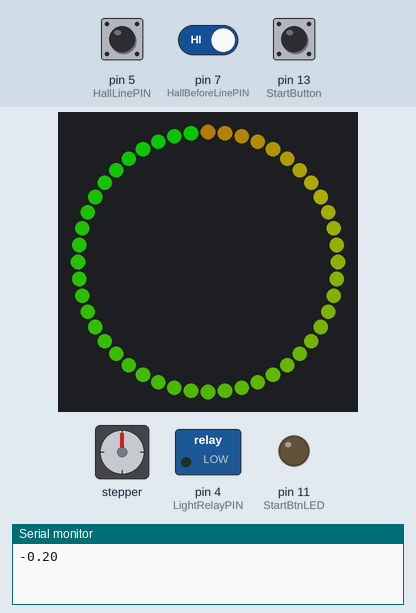
A sketch run on a simulated Arduino Uno, built with avr-gcc and run on an emulated ATmega328P. On the bench: 48 RGB LEDs in a ring, first at the top, clockwise, stepper motor, switched loads named in the sketch (green lamp = pin HIGH), output pins drawn as LEDs (lit = HIGH), the last lines printed to the serial monitor. The test bench sets the inputs (shaded band); at power-on: pin 5 (HallLinePIN) HIGH, pin 7 (HallBeforeLinePIN) HIGH, pin 13 (StartButton) LOW. Dim RGB values are drawn brighter than linear; the strip is taken to match the declared colour order; stepper angles assume 100 steps per turn.

Above: at 2.2 s.
2.3 s: pin 5 (HallLinePIN) driven LOW
At 2.67 s:
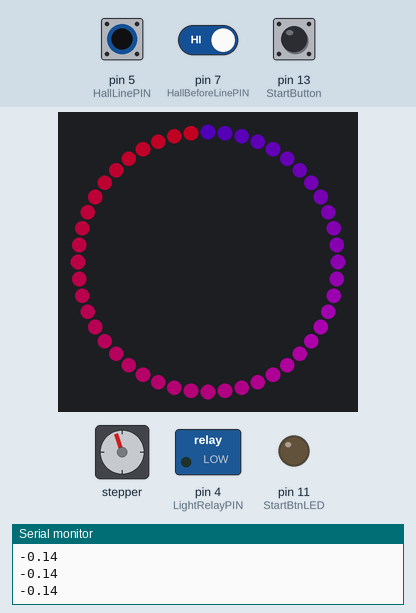
7.8 s: pin 5 (HallLinePIN) pulsed HIGH 2 times (0.12 s each, 0.3 s apart)
At 8.45 s:
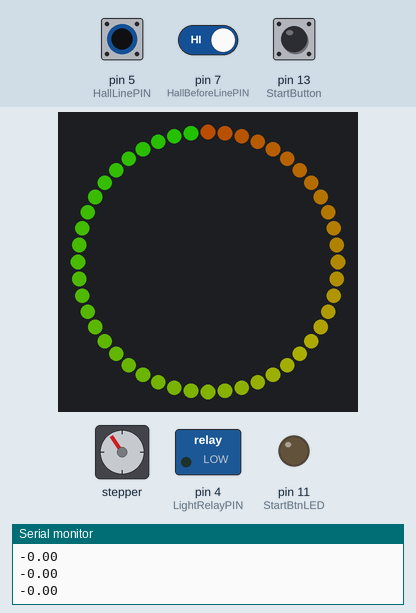
11.0 s: pin 7 (HallBeforeLinePIN) driven LOW
At 11.17 s:
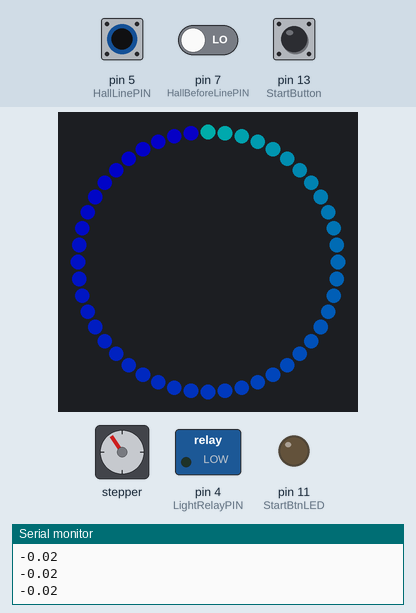
Timing chart, 0 to 17.1 s (numbered marks = the images above; inputs shaded):
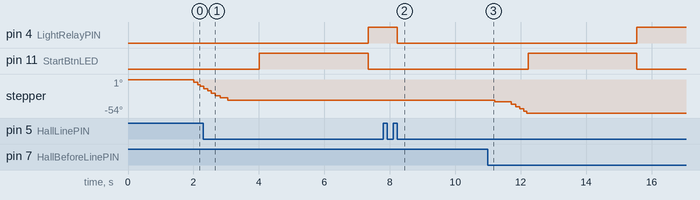

Measured:
- after the input at 2.3 s, pin 4 (LightRelayPIN): LOW → HIGH after 5.0 s; pin 11 (StartBtnLED): LOW → HIGH after 1.7 s, → LOW 3.3 s later
- after the input at 7.8 s, pin 4 (LightRelayPIN): HIGH → LOW after 0.42 s; the LEDs: first differ from a run without the input after 0.50 s (image 2)

The sketch:

Solar_Car.ino
```cpp
#include "stepperControlAdafruit.h"
#include <Adafruit_NeoPixel.h>
#include <Wire.h>
#include <Adafruit_MotorShield.h>

#define LEDRingPIN 6
#define HallLinePIN 5
#define HallBeforeLinePIN 7
#define LightRelayPIN 4
#define StartButton 13
#define StartBtnLED 11

#define BRIGHTNESS 100
#define NUM_LEDS 48

const int timeToRace = 30000;   // in millisec, time you have to complete race.
int lapsToWin = 2; // The number of laps to be completed for win (choose 1 or 2).

Adafruit_NeoPixel strip = Adafruit_NeoPixel(NUM_LEDS, LEDRingPIN, NEO_RGB + NEO_KHZ800);

//steps per rev, which port, and max RPM
stepper motor(100,2,30);

int resetting = 1, racing = 0, hasWon = 1, ledState=0; // flags
int lapCounter;
int timingIndexLED;
unsigned long startMillis=0, previousTimingMillis, previousBlinkMillis, currentMillis=0;
long timeElapsed = 0; //used to measure the time elapsed during a race and during resetting.
int hallLineState=1, hallBeforeState, hallBeforePrevState, hallLinePrevState;   // variables for reading and storing the hall sensors status

float rampFunc(float val){
  return val;
}

void setup() {
  //neo pixels
  strip.setBrightness(BRIGHTNESS);
  strip.begin();
  allLEDS(0,0,255); //all leds to blue, show life!

  pinMode(HallLinePIN, INPUT_PULLUP);
  pinMode(HallBeforeLinePIN, INPUT_PULLUP);
  pinMode(StartButton, INPUT);
  pinMode(LightRelayPIN, OUTPUT);
  pinMode(StartBtnLED, OUTPUT);


  Serial.begin(9600);
  motor.setup();
  motor.setProfile(rampFunc);
  delay(1000);
  allLEDS(0,0,0); // turn leds off
}

void loop() {
  currentMillis = millis();
  timeElapsed = currentMillis - startMillis;

  // blink lights during reset according to win or lose.
  if (resetting){
    if (hasWon){
      for(int i=0; i<strip.numPixels(); i++) {
        strip.setPixelColor(i, Wheel((i+ledState) & 255));
      }
      strip.show();
      ledState++;
    }else{  // lose lights, blinking red
      if (currentMillis - previousBlinkMillis >= 500){
        previousBlinkMillis = currentMillis;
        if (ledState ==0){
          allLEDS(255,0,0);
          ledState =1;
        }else{
          allLEDS(0,0,0);
          ledState =0;
        }
      }
    }
  }

  hallBeforePrevState = hallBeforeState;
  hallLinePrevState = hallLineState;
  hallBeforeState = digitalRead(HallBeforeLinePIN);
  hallLineState = digitalRead(HallLinePIN);

  if (hallBeforeState && !hallBeforePrevState) {  // passed sensor hallBefore
    motor.ramp(-.2,1000);
  }
  if (!hallBeforeState && hallBeforePrevState) {  // on sensor hallBefore
    motor.ramp(-.2,1000);
  }
  if (hallLineState && !hallLinePrevState) {  // passed sensor hallLine
    motor.ramp(-1,1000);
  }
  if (!hallLineState && hallLinePrevState) {  // on sensor hallBefore
    motor.ramp(0,1000);
    if (racing==1){
      lapCounter++;
    }
  }

  if (!hallLineState && !hallLinePrevState){ // still on sensor hallLine
    if (resetting && timeElapsed>4000){
      resetting =0;
      allLEDS(0,0,0);
      strip.setPixelColor(0, 255,100,0); // set color orange to match start button
      strip.show();
    }
  }


  if (resetting == 1 && timeElapsed > 2000){ // let solar power die, then kick in motor reset.
    motor.idle();
  }else{
    motor.stop();
  }

  if (resetting == 0 && racing ==0){
    waitToStart();
  }

  if (racing == 1){
    // change LED timing ring
    if (currentMillis - previousTimingMillis >= timeToRace / (strip.numPixels() * lapsToWin)){
      previousTimingMillis = currentMillis;
      if (timingIndexLED <= 47){
        strip.setPixelColor(timingIndexLED, 139, 0, 139); //turn green to purple on lap 1
      }
      if (timingIndexLED > 47){
        strip.setPixelColor(timingIndexLED-48, 0, 0, 0); //turn purple off on lap 2
      }
      strip.show();
      timingIndexLED++;
    }

    if (lapCounter==lapsToWin){
      endRace(1);
    }

    if (timeElapsed >timeToRace){
      endRace(0);
    }
  }
}

void waitToStart(){
  digitalWrite(StartBtnLED, HIGH);  //light Start button telling visitor they can play!
  while (digitalRead(StartButton) == HIGH) {
    // wait for user to press start button.
  }
  racing =1;
  timingIndexLED = 0;
  resetting=0;
  timeElapsed =0;
  colorWipe(21,255,0,0); //red
  colorWipe(21,255,255,0);  //yellow
  colorWipe(21,0,255,0);  //green
  digitalWrite(StartBtnLED, LOW);
  digitalWrite(LightRelayPIN, HIGH); // turn on the lamp.
  previousTimingMillis = startMillis = millis();   //record start time, initialize perviousTimingMillis for new race.
  lapCounter=0;
}

void endRace(int hw){
  hasWon = hw;
  digitalWrite(LightRelayPIN, LOW);
  racing = 0;
  resetting =1;
  ledState = 0;
  startMillis = millis();
}

void colorWipe(int wait, int R, int G, int B){
  for(uint16_t i=0; i<strip.numPixels(); i++) {
    strip.setPixelColor(47-i, R,G,B); //color wipe
    delay(wait);
    strip.show();
  }
}

void allLEDS(int R, int G, int B){   //turn off all LEDs
  for(uint16_t i=0; i<strip.numPixels(); i++) {
    strip.setPixelColor(i, R,G,B);
  }
  strip.show();
}

// Input a value 0 to 255 to get a color value.
// The colours are a transition r - g - b - back to r.
uint32_t Wheel(byte WheelPos) {
  WheelPos = 255 - WheelPos;
  if(WheelPos < 85) {
    return strip.Color(255 - WheelPos * 3, 0, WheelPos * 3,0);
  }
  if(WheelPos < 170) {
    WheelPos -= 85;
    return strip.Color(0, WheelPos * 3, 255 - WheelPos * 3,0);
  }
  WheelPos -= 170;
  return strip.Color(WheelPos * 3, 255 - WheelPos * 3, 0,0);
}
```

stepperControlAdafruit.h
```cpp
//#include "arduino.h"

#include <Wire.h>
#include <Adafruit_MotorShield.h>
static float rmp(float val){
  return val;
}

static Adafruit_MotorShield AFMS = Adafruit_MotorShield();

//test edit

class stepper {
public:
  Adafruit_StepperMotor *stepper;

  // stores the direction and pulse speed
  int dir;
  int SPR;
  float maxRPM;
  float curSpeed;
  float targSpeed;
  float startSpeed;

  unsigned long startTime;
  unsigned long refreshTime;
  unsigned long stepTime;
  int rampTime;

  bool running;
  bool ramping;

  //stores the pointer to the callback function
  void (*stopCB)();

  void (*rampCB)();

  float (*rampProfile)(float);

  //declare the actuator object and set defaults.
  void setProfile(float (*rmpPro)(float)){
    rampProfile = rmpPro;
  }

  stepper(int stepsPerRev, int port, float mxRPM = 60){
    SPR = stepsPerRev;
    stepper = AFMS.getStepper(stepsPerRev, port);

    maxRPM = mxRPM;
    curSpeed = 0;
    targSpeed = 0;
    startSpeed = 0;

    startTime = 0;
    rampTime = 0;
    refreshTime = 0;
    stepTime = 0;

    stopCB = 0;

    running = false;
    ramping = false;

    setProfile(rmp);
  }

  int direction(){
    return dir;
  }


  void setup(){
    //digitalWrite(enbPin,HIGH);

    AFMS.begin();
  }

  void stop(){
    stepper->release();
  }

  void disable(){
    stepper->release();
  }

  void run(float spd){
    running = (spd != 0 || ramping);
    curSpeed = spd;

    //stepTime = millis() + (1000.0 / abs(curSpeed * SPR * maxRPM));

    if(!running && !ramping){
      if(stopCB) stopCB();
      running = false;
    }
  }

  void ramp(float spd, int time, void (*rmpCB)() = NULL){
    if(targSpeed != spd){
      ramping = true;
      startTime = millis();
      rampTime = time;
      targSpeed = spd;
      startSpeed = curSpeed;
      rampCB = rmpCB;
    }
  }

  void stopRamp(){
    ramping = false;
  }

  void idle(){
    if(ramping){
      if(startTime + rampTime > millis()){
        float speedOffset = targSpeed - startSpeed;
        //Serial.println(speedOffset);
        float newSpeed = startSpeed + speedOffset * rampProfile(float(millis()-startTime)/float(rampTime));
        Serial.println(newSpeed);
        run(newSpeed);
      } else {
        ramping = false;
        run(targSpeed);
        if(rampCB) rampCB();
      }
    }

    if(running && stepTime < millis()){
      if(abs(curSpeed*SPR*maxRPM/60)>2){
        stepTime = millis() + (1000.0 / abs(curSpeed * SPR * maxRPM/60));
        if(curSpeed > 0) stepper->onestep(FORWARD, DOUBLE);
        else stepper->onestep(BACKWARD, DOUBLE);
      } else stepTime = millis() +1;
    }
  }

};
```
